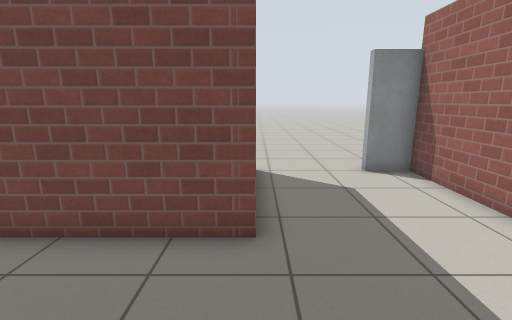
View 1 (above)

16 first-person views from a walk through a robot-simulator world made for Gazebo. The camera is 1.2 m above the floor, tilts 12° down and sees 85° across. The floor is counted in squares, 0.5 m on a side. Each view is taken from the middle of a square. On the plan, view 1 faces up. The plan holds only what a view shows up to about 18 squares ahead; the rest is blank. Gazebo's built-in surfaces are drawn with simple patterns.

View 2
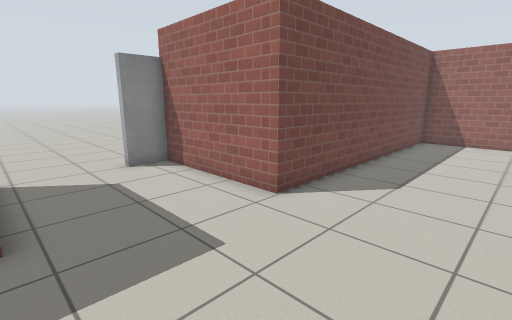

View 3
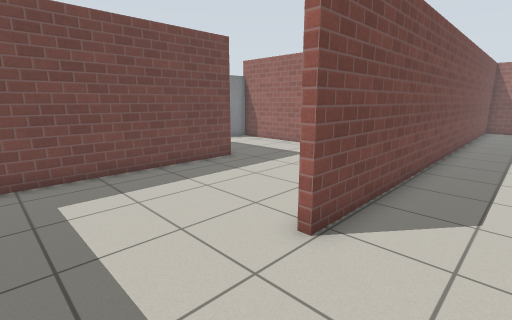

View 4
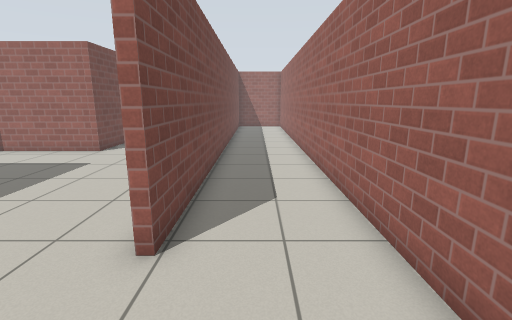

View 5
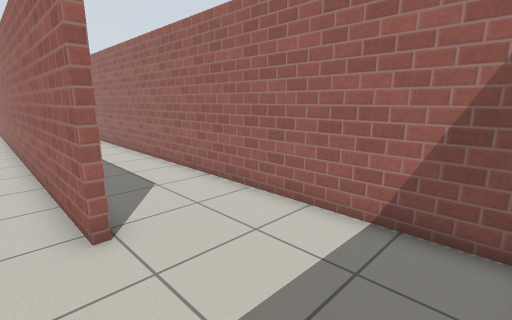

View 6
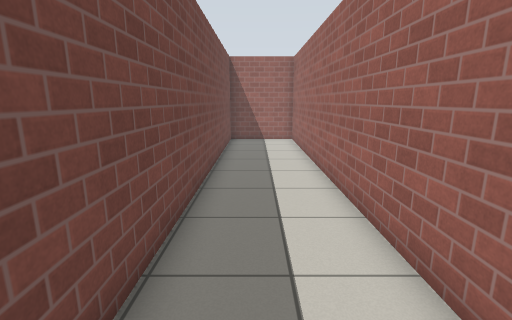

View 7
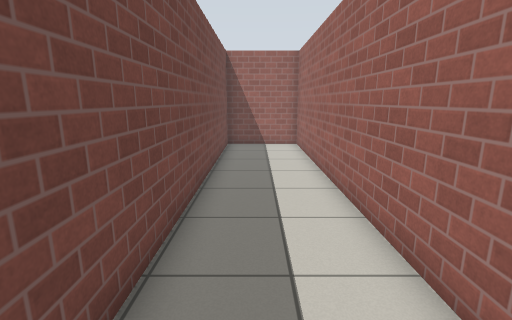

View 8
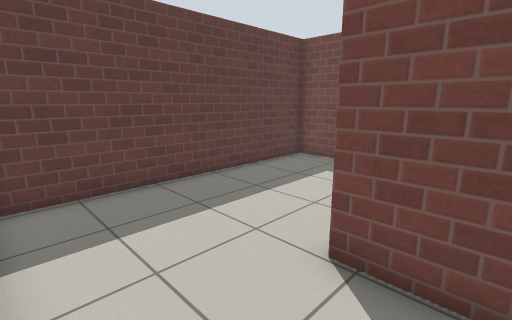

View 9
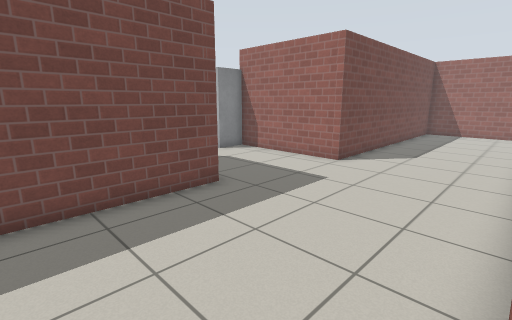

View 10
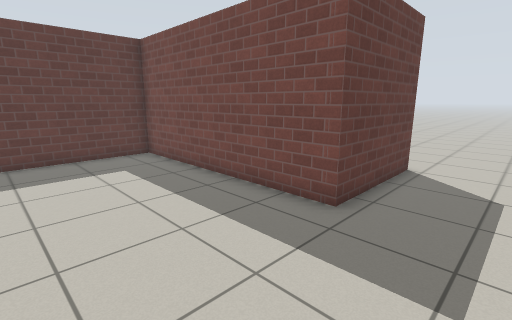

View 11
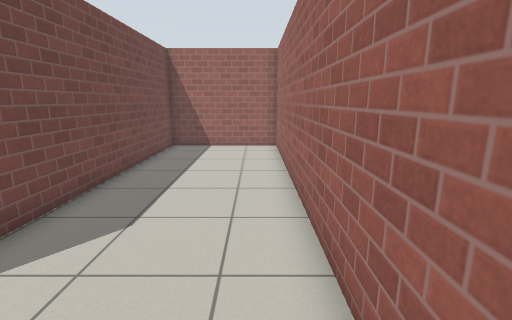

View 12
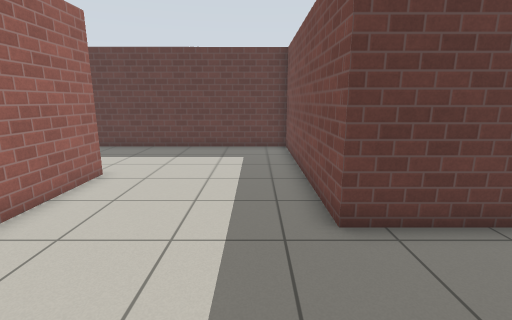

View 13
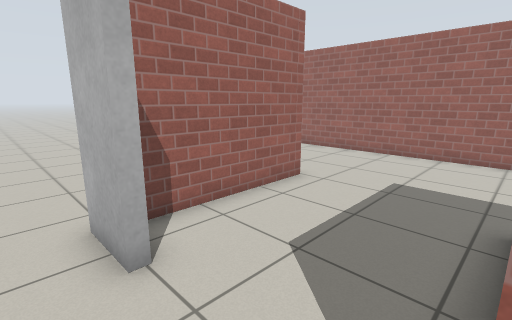

View 14
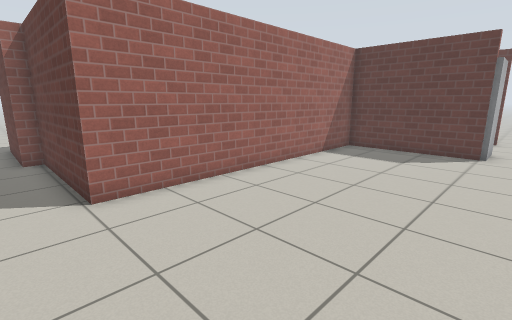

View 15
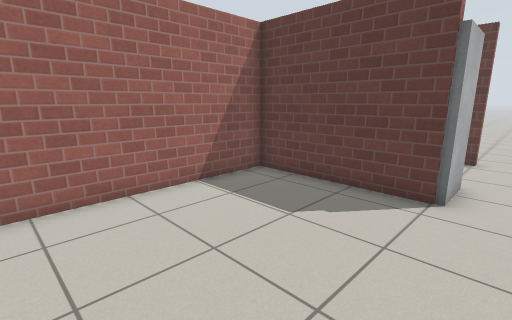

View 16
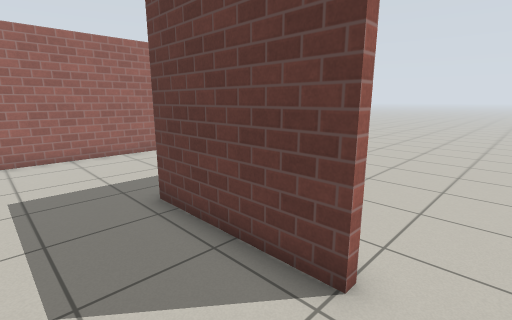

### Floor plan
Points are (right, up) in squares from view 1. A wall is a line through its corners. A room is listed if a view was taken in it or the views show most of it. See-through windows are left out.
Room 1 (views 1, 2, 3, 4, 5, 6, 7, 8, 9, 10, 11, 12, 13, 16)
walls: (0, 9.6) (0, 4.6) (-9.7, 4.6) (-9.7, -6); (-9, -6.3) (18.7, -6.3) (18.7, -2.4) (-4, -2.4) (-4, -2.1) (18.1, -2.1) (18.1, 3.6) (5.3, 3.6) (5.3, 9.5)
ways out: opening at (5.5, 10.5) to room 2; opening at (0, 10.5)
objects: door leaf (4, 10) to (5, 10)
Room 2 (views 14, 15)
walls: (5.6, 9.6) (5.6, 3.9) (18.3, 3.9) (18.3, -2.1) (19, -2.1)
ways out: opening at (5.5, 10.5) to room 1; opening at (20, -2)

Where each view was taken, in squares from view 1:
view 1: 0 up, 0 right, facing up
view 2: 1 down, 0 right, facing up-right
view 3: 5 down, 8 left, facing up-right
view 4: 4 down, 8 left, facing right
view 5: 1 down, 9 left, facing down-right
view 6: 4 down, 1 right, facing right
view 7: 4 down, 3 right, facing right
view 8: 6 down, 2 left, facing up-left
view 9: 2 down, 5 left, facing up-right
view 10: 1 down, 3 right, facing up-left
view 11: 1 down, 3 right, facing right
view 12: 3 up, 5 right, facing left
view 13: 11 up, 0 right, facing down-right
view 14: 11 up, 20 right, facing down-left
view 15: 11 up, 13 right, facing down-left
view 16: 11 up, 3 right, facing down-left
